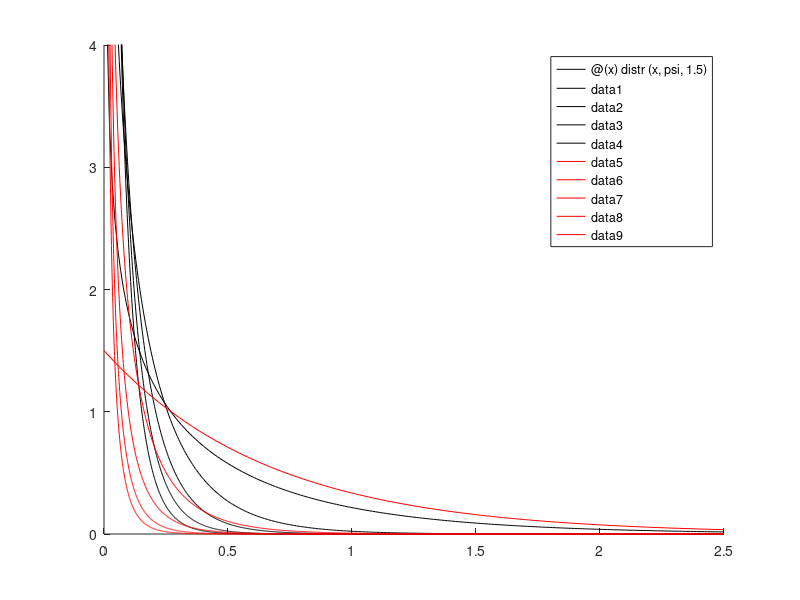

MATLAB code to generate this figure:
distr = @(x, psi, xi) pdf('Gamma', x, 1/xi, 1/(psi*xi));

hold on;
for psi = 1:2:10
    fplot(@(x) distr(x, psi,1.5), [0,2.5,0,4], 'k');
end
hold off;

hold on;
for xi = 1:2:10
    fplot(@(x) distr(x, 1.5, xi), [0,2.5,0,4], 'r');
end
hold off;